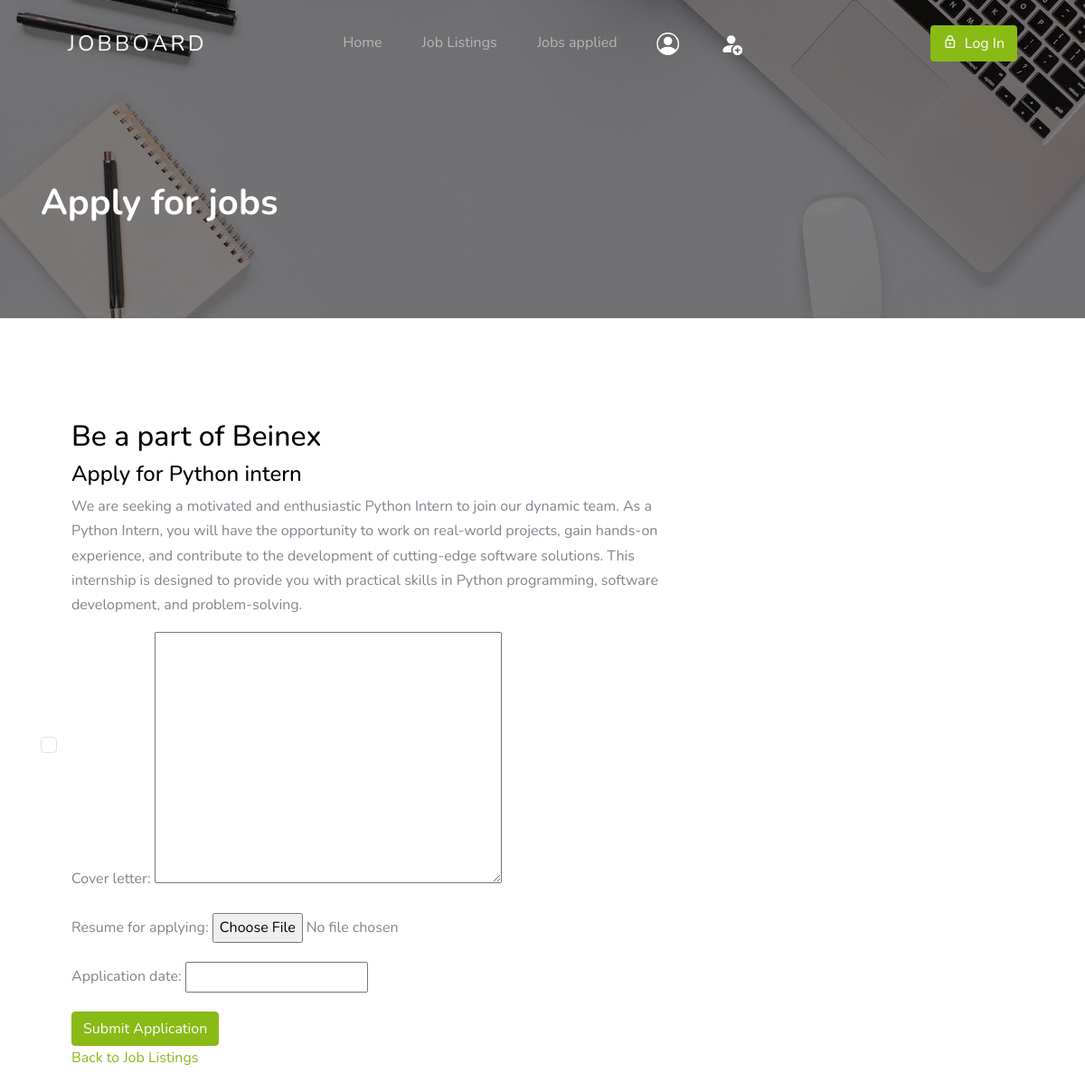
Screenshot of /apply_for_job/recruiter2/ (signed in) with the database file from the repository.
### recruiter/models.py (models this page shows)
class JobPost(models.Model):
    created_by = models.ForeignKey(User,on_delete=models.CASCADE,null=True)
    created_date = models.DateField(auto_now=True)
    company = models.ForeignKey(CompanyDetails,on_delete=models.CASCADE,null=True)
    job_title = models.CharField(max_length=100,null=True)
    job_description = models.TextField(null=True,blank=True)
    required_qualifications = models.TextField(null=True,blank=True)
    desired_qualifications = models.TextField(null=True,blank=True)
    responsibilities = models.TextField(null=True,blank=True)
    application_deadline = models.DateField(null=True,blank=True)
    salary_range = models.CharField(max_length=50,null=True,blank=True)
    location = models.CharField(max_length=50,null=True,blank=True)
    employment_type_choice = [
        ('Full-time','Full-time'),
        ('Part-time','Part-time'),
        ('Contract','Contract')
    ]
    employment_type = models.CharField(max_length=50,choices=employment_type_choice,null=True,blank=True)
    company_benefits = models.TextField(null=True,blank=True)
    how_to_apply = models.TextField(null=True,blank=True)

class CompanyDetails(models.Model):
    created_by = models.ForeignKey(User,on_delete=models.CASCADE,null=True)
    company_name = models.CharField(max_length=50)
    company_details = models.TextField(null=True)
    def __str__(self):
        return self.company_name

### job_seeker/views.py (the view)
# urls.py: path('apply_for_job/<str:recruiter_name>/', apply_for_job, name='apply_for_job'),
@login_required
def apply_for_job(request, recruiter_name):
    try:
        jobs = get_list_or_404(JobPost, created_by__username=recruiter_name)
        job = jobs[0]
        existing_application = JobApplication.objects.filter(job=job, applicant=request.user).first()
        if existing_application:
            return render(request, 'already_applied.html', {'job': job, 'existing_application': existing_application})
        if request.method == 'POST':
            form = JobApplicationForm(request.POST, request.FILES)
            if form.is_valid():
                application = form.save(commit=False)
                application.applicant = request.user
                application.save()
                application.job.add(job)  # Use the add() method for many-to-many relationships
                return redirect('applied_jobs')  # Redirect to job listings or a thank you page
        else:
            form = JobApplicationForm()
        return render(request, 'apply_for_job.html', {'form': form, 'job': job})
    except Exception as e:
        return render(request, 'error.html', {'error_message': str(e)})

### job_seeker/forms.py
class JobApplicationForm(forms.ModelForm):
    class Meta:
        model = JobApplication
        fields = ['cover_letter', 'resume_for_applying','application_date']

### job_seeker/Templates/apply_for_job.html (shortened to what this page needs)
<!doctype html>
{% load static %}
<html lang="en">
  <head>
    <link rel="stylesheet" href="{% static 'assets/css/custom-bs.css' %}">
    <link rel="stylesheet" href="{% static 'assets/css/jquery.fancybox.min.css' %}">
    <link rel="stylesheet" href="{% static 'assets/css/bootstrap-select.min.css' %}">
    <link rel="stylesheet" href="{% static 'assets/fonts/icomoon/style.css' %}">
    <link rel="stylesheet" href="{% static 'assets/fonts/line-icons/style.css' %}">
    <link rel="stylesheet" href="{% static 'assets/css/owl.carousel.min.css' %}">
    <link rel="stylesheet" href="{% static 'assets/css/animate.min.css' %}">
    <link rel="stylesheet" href="{% static 'assets/css/style.css' %}">
  </head>
  <body id="top">
<div class="site-wrap">
    <header class="site-navbar mt-3">
      <div class="container-fluid">
        <div class="row align-items-center">
          <div class="site-logo col-6"><a href="index.html">JobBoard</a></div>
          <nav class="mx-auto site-navigation">
            <ul class="site-menu js-clone-nav d-none d-xl-block ml-0 pl-0">
              <li><a href="{% url 'job_seeker_dashboard' %}" class="nav-link">Home</a></li>
              <li>
                 <a href="{% url 'job_listings' %}">Job Listings</a>
                <a href="{% url 'applied_jobs' %}">Jobs applied</a>
              </li>
              <li><a href="{% url 'dashboard' %}"></a></li>
              <li><a href="{% url 'profile' %}"></a></li>
            </ul>
          </nav>
          <div class="right-cta-menu text-right d-flex aligin-items-center col-6">
            <div class="ml-auto">
              <a href="{% url 'logout' %}" class="btn btn-primary border-width-2 d-none d-lg-inline-block"><span class="mr-2 icon-lock_outline"></span>Log In</a>
            </div>
          </div>
        </div>
      </div>
    </header>
    <section class="section-hero overlay inner-page bg-image" style="background-image: url('{% static 'assets/images/hero_1.jpg' %}');" id="home-section">
      <div class="container">
        <div class="row">
          <div class="col-md-7">
            <div class="custom-breadcrumbs">
            <h1 class="text-white font-weight-bold">Apply for jobs</h1>
            </div>
          </div>
        </div>
      </div>
    </section>
    <section class="site-section">
      <div class="container">
        <div class="row align-items-center mb-5">
          <div class="col-lg-8 mb-4 mb-lg-0">
            <div class="d-flex align-items-center">
              <div class="border p-2 d-inline-block mr-3 rounded">
              </div>
              <div>
                <div>
              <h2>Be a part of {{ job.company }}</h2>
              <h4>Apply for {{ job.job_title }}</h4>
  <p>{{ job.job_description }}</p>
  <form method="post" enctype="multipart/form-data">
    {{ form.as_p }}
    <button type="submit" class="btn btn-primary">Submit Application</button>
  </form>
  <a href="{% url 'job_listings' %}">Back to Job Listings</a>
                </div>
              </div>
            </div>
          </div>
        </div>
      </div>
    </section>
  </div>
  </body>
</html>

### account/static/assets/css/style.css (style rules this page uses)
.site-navbar { margin-bottom: 0px; z-index: 1999; position: absolute; width: 100%; top: 2rem; }
.site-navbar .container-fluid { padding-left: 7rem; padding-right: 7rem; }
.site-navbar .site-logo { position: absolute; left: 5%; }
.site-navbar .site-logo a { color: #fff; font-size: 1.5rem; letter-spacing: .2rem; text-transform: uppercase; }
.site-navbar .site-burger-menu, .site-navbar .right-cta-menu { position: absolute; right: 5%; }
.site-navbar .site-navigation { position: absolute; left: 50%; -webkit-transform: translateX(-50%); -ms-transform: translateX(-50%); transform: translateX(-50%); z-index: 5; }
.site-navbar .site-navigation .site-menu { margin-bottom: 0; }
.site-navbar .site-navigation .site-menu a { text-decoration: none !important; display: inline-block; position: relative; }
.site-navbar .site-navigation .site-menu > li { display: inline-block; }
.site-navbar .site-navigation .site-menu > li > a { padding: 20px 20px !important; color: rgba(255, 255, 255, 0.5); display: inline-block; text-decoration: none !important; }
.site-mobile-menu .site-nav-wrap { padding: 0; margin: 0; list-style: none; position: relative; }
.site-mobile-menu .site-nav-wrap a { padding: 10px 20px; display: block; position: relative; color: #212529; }
.site-mobile-menu .site-nav-wrap li { position: relative; display: block; }
.site-mobile-menu .site-nav-wrap > li { display: block; position: relative; float: left; width: 100%; }
.site-mobile-menu .site-nav-wrap > li > a { padding-left: 20px; font-size: 20px; }
body { font-weight: 400; font-size: 1rem; line-height: 1.7; position: relative; }
body:after { content: ""; position: absolute; top: 0; left: 0; right: 0; bottom: 0; background: rgba(0, 0, 0, 0.7); z-index: 100; opacity: 0; visibility: hidden; -webkit-transition: .3s all ease; -o-transition: .3s all ease; transition: .3s all ease; }
h1, h2, h3, h4 { color: #000; }
.site-section { padding-top: 7rem; padding-bottom: 7rem; position: relative; z-index: 2; }
.bg-image { background-size: cover; background-position: center center; background-repeat: no-repeat; }
.section-hero, .section-hero > .container > .row { height: 100vh; min-height: 900px; }
.section-hero.inner-page, .section-hero.inner-page > .container > .row { height: auto; min-height: auto; padding-top: 6em; padding-bottom: 3em; }
.section-hero.overlay, .section-hero.overlay-2 { position: relative; }
.section-hero.overlay:before, .section-hero.overlay-2:before { z-index: 1; position: absolute; content: ""; top: 0; left: 0; right: 0; bottom: 0; background: rgba(0, 0, 0, 0.5); }
.section-hero > .container { z-index: 2; position: relative; }
.btn:after, .btn:before { display: none; }
.btn.btn-primary { color: #fff; }
.border-width-2 { border-width: 2px !important; }

### rows the page displays
JobPost: company "Beinex", job_title "Python intern", job_description "We are seeking a motivated and enthusiastic Python Intern to join our dynamic team. As a Python Intern, you will have the opportunity to work on real-world projects, gain hands-on experience, and contribute to the development of cutting-edge software solutions. This internship is designed to provide you with practical skills in Python programming, software development, and problem-solving."
